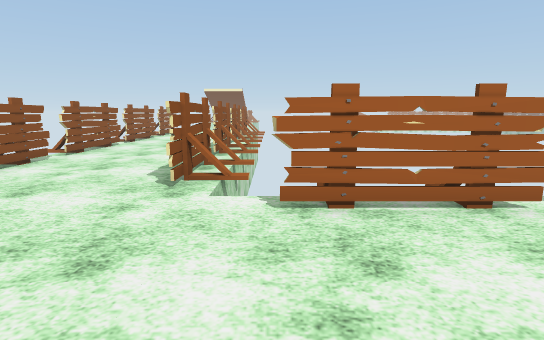
view 1 (above)

16 first-person views from a walk through a Unity game level. The camera is 1.3 m above the floor, tilts 10° down and sees 80° across. The floor is counted in squares, 1 m on a side. Each view is taken from the middle of a square. On the plan, view 1 faces up. The plan holds only what a view shows up to about 14 squares ahead; the rest is blank. The place goes on beyond the plan. Some surface patterns are stand-ins.

view 2
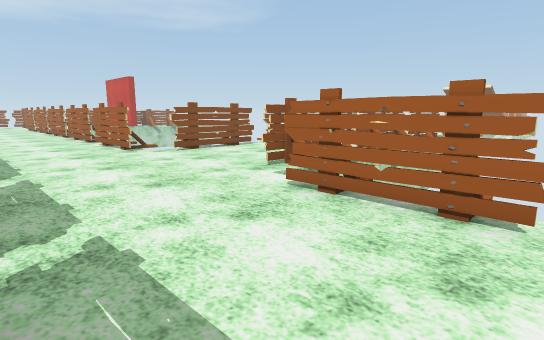

view 3
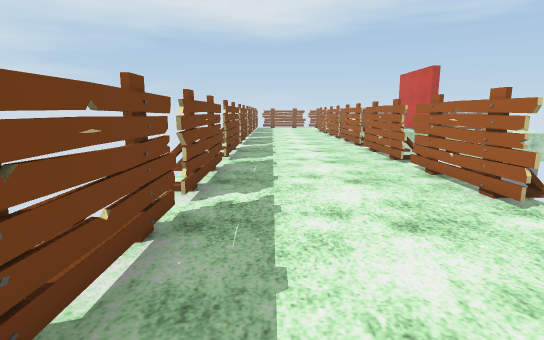

view 4
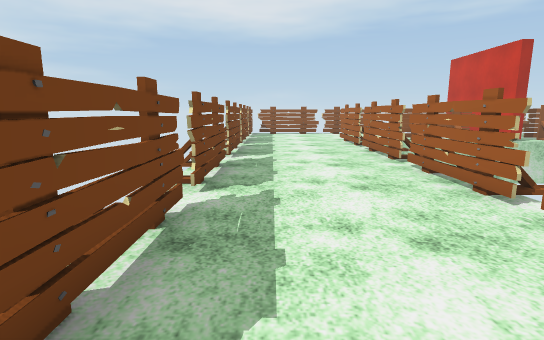

view 5
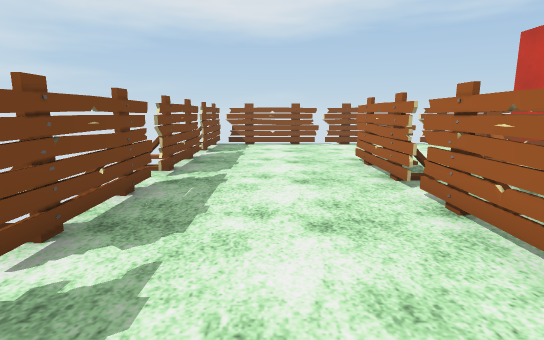

view 6
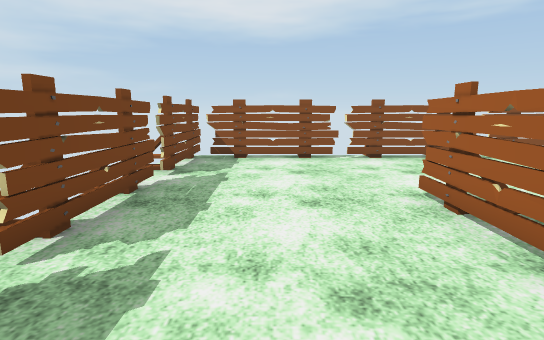

view 7
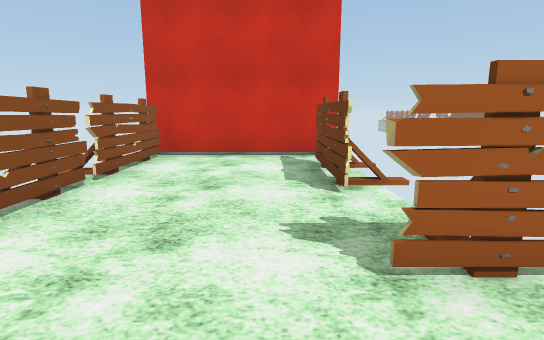

view 8
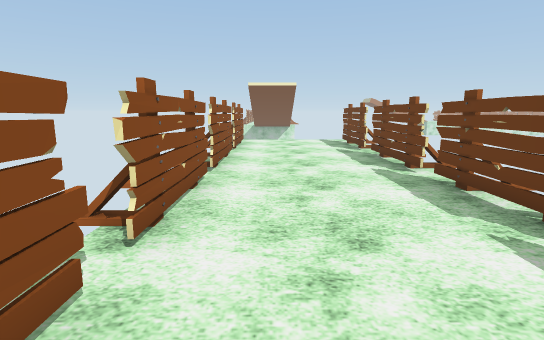

view 9
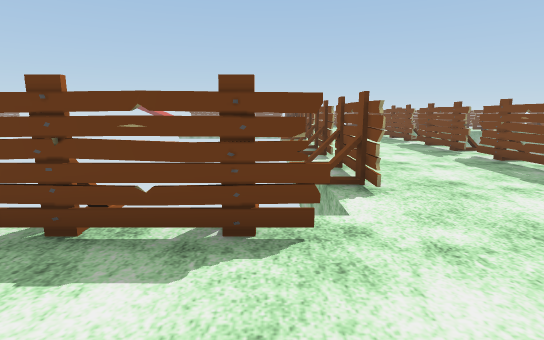

view 10
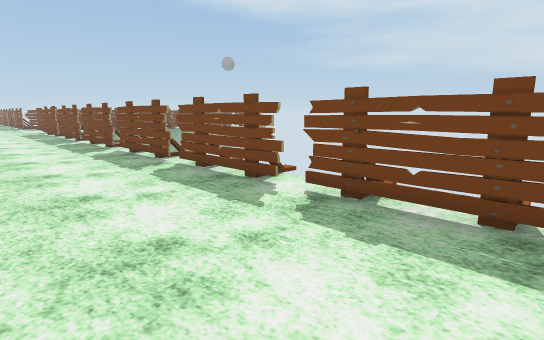

view 11
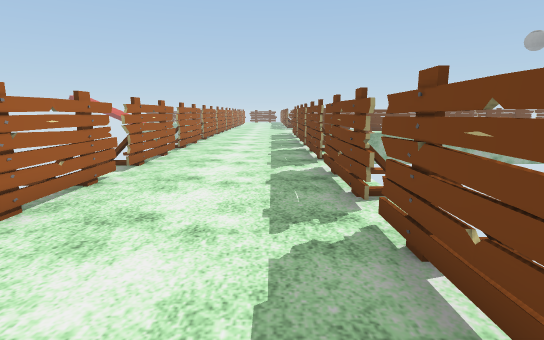

view 12
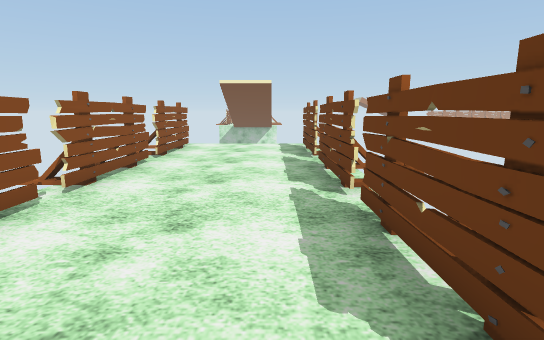

view 13
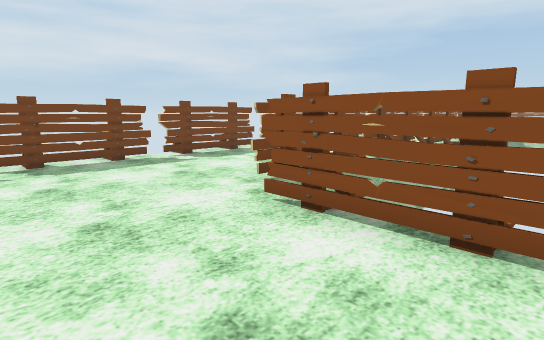

view 14
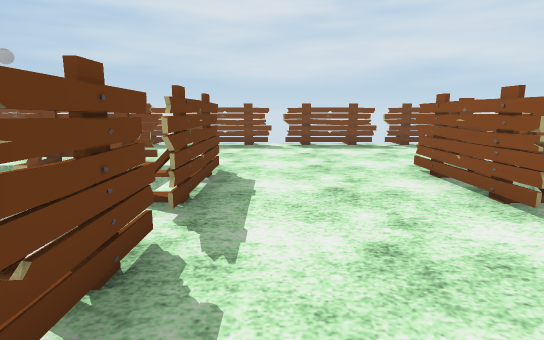

view 15
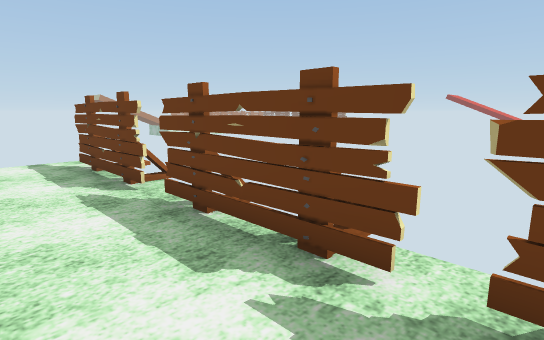

view 16
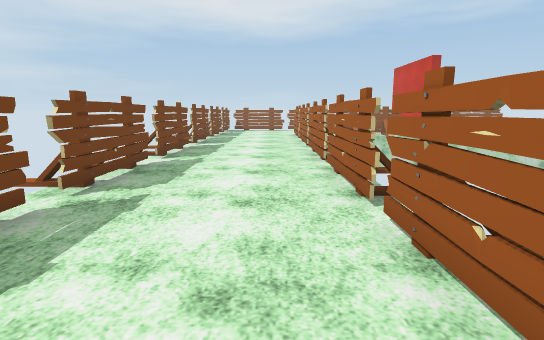

### Floor plan
Points are (right, up) in squares from view 1. A wall is a line through its corners. A room is listed if a view was taken in it or the views show most of it. See-through windows are left out.
Room 1 (views 1, 2, 3, 4, 5, 6, 7, 8, 9, 10, 11, 12, 13, 14, 15, 16)
walls: (-11.1, 4.3) (-19, 4.3); (-12, 5) (-12, 4.4); (-9.7, 5.2) (-9.7, 4.2); (-13.9, 5.1) (-13.9, 4.2); (-7.9, 5.3) (-7.9, 4.4); (-7, 4.3) (-10.9, 4.3); (-11.4, -0.3) (-3.5, -0.3); (-12.6, -0.2) (-12.6, -1.2); (-8.3, -0.2) (-8.3, -1); (-14.5, -0.2) (-14.5, -0.9); (-6.9, 8.4) (-6.2, 8.4); (-15.6, -0.3) (-11.9, -0.3); (-6.2, 8.1) (-6.9, 8.1); (-6.1, -0.2) (-6.1, -1); (-6.3, 9.1) (-6.3, 5.5); (-16.9, -0.2) (-16.9, -0.9); (-6.2, 10.6) (-7.2, 10.6); (-19.3, 4.3) (-23.1, 4.3); (-3, -0.3) (0.9, -0.3); (-1.8, 5.4) (-1.8, 9.2); (-6.2, 12.3) (-6.9, 12.3); (-19.9, -0.3) (-16.1, -0.3); (-0.9, 6.2) (-1.7, 6.2); (-6.3, 13.6) (-6.3, 9.8); (-1.8, 9.6) (-1.8, 13.5); (-22, 5.1) (-22, 4.2); (-0.3, -0.9) (-0.3, -0.2); (-23.3, 4.3) (-27.1, 4.3); (-23, -0.2) (-23, -1); (1.1, -0.3) (5, -0.3); (-24.2, 5) (-24.2, 4.4); (-1.8, 13.7) (-1.8, 17.6); (-6.2, 16.7) (-7, 16.7); (-24.1, -0.3) (-20.4, -0.3); (1.9, -1.1) (1.9, -0.2); (-6.3, 17.8) (-6.3, 14); (-25.2, -0.2) (-25.2, -0.9); (3.9, 4.4) (0, 4.4); (3.8, -0.9) (3.8, -0.2); (-6.2, 19) (-6.9, 19); (5, 4.3) (5, 4.9); (-26.8, 6.9) (-26.8, 10.8); (-27.1, -0.2) (-27.1, -1); (-1.8, 18.1) (-1.8, 22); (-25.9, 12) (-31.9, 12); (5.4, -0.3) (9.1, -0.3); (-28.2, -0.3) (-24.5, -0.3); (6.2, -1.1) (6.2, -0.2); (-0.9, 19) (-1.8, 19); (-6.2, 22) (-6.3, 18.2); (-29.4, -0.2) (-29.4, -0.7); (8, 4.4) (4.2, 4.4); (8.1, -0.9) (8.1, -0.2); (9.4, -0.3) (10.5, -0.3); (10.5, 4.4) (8.2, 4.4); (-31.3, 11.8) (-31.4, 0.2); (-32.4, -0.3) (-28.6, -0.3)
low walls: (-6.4, 14.8) (-7.2, 14.8)
ways out: gap at (-29, -1); gap at (-25, -1); gap at (-23, 5); gap at (-19, 5); gap at (-15, 5); gap at (-11, -1); gap at (-11, 5); gap at (-7.5, -1); gap at (-7, 6); gap at (-3.5, -1); gap at (-1, 18); gap at (4, 5)

Positions as (right, up) in squares from view 1, and headings:
1: (0, 0), facing up
2: (4, 0), facing up-left
3: (-3, 1), facing left
4: (-11, 1), facing left
5: (-18, 2), facing left
6: (-22, 2), facing left
7: (-28, 2), facing up
8: (-5, 7), facing up
9: (-5, 6), facing right
10: (-7, 4), facing down-right
11: (-3, 1), facing right
12: (-3, 9), facing up
13: (-3, 9), facing down-left
14: (-3, 13), facing down
15: (-4, 13), facing up-right
16: (-7, 3), facing left
